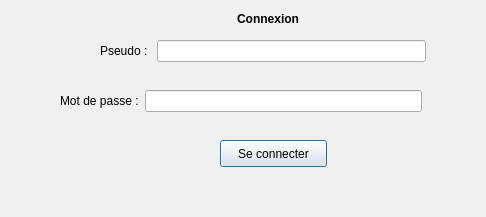
<?xml version="1.0" encoding="UTF-8"?>
<ui version="4.0">
 <class>DialogConnexion</class>
 <widget class="QDialog" name="DialogConnexion">
  <property name="windowModality">
   <enum>Qt::NonModal</enum>
  </property>
  <property name="geometry">
   <rect>
    <x>0</x>
    <y>0</y>
    <width>486</width>
    <height>217</height>
   </rect>
  </property>
  <property name="maximumSize">
   <size>
    <width>550</width>
    <height>250</height>
   </size>
  </property>
  <property name="windowTitle">
   <string>Connexion</string>
  </property>
  <property name="modal">
   <bool>true</bool>
  </property>
  <widget class="QLabel" name="labelConnexion">
   <property name="geometry">
    <rect>
     <x>230</x>
     <y>10</y>
     <width>76</width>
     <height>17</height>
    </rect>
   </property>
   <property name="font">
    <font>
     <weight>75</weight>
     <bold>true</bold>
    </font>
   </property>
   <property name="text">
    <string>Connexion</string>
   </property>
   <property name="alignment">
    <set>Qt::AlignCenter</set>
   </property>
  </widget>
  <widget class="QPushButton" name="boutonSeConnecter">
   <property name="geometry">
    <rect>
     <x>220</x>
     <y>140</y>
     <width>107</width>
     <height>27</height>
    </rect>
   </property>
   <property name="text">
    <string>Se connecter</string>
   </property>
   <property name="autoDefault">
    <bool>true</bool>
   </property>
  </widget>
  <widget class="QWidget" name="layoutWidget">
   <property name="geometry">
    <rect>
     <x>100</x>
     <y>40</y>
     <width>326</width>
     <height>31</height>
    </rect>
   </property>
   <layout class="QFormLayout" name="formLayout">
    <property name="labelAlignment">
     <set>Qt::AlignCenter</set>
    </property>
    <item row="0" column="0">
     <widget class="QLabel" name="labelPseudo">
      <property name="enabled">
       <bool>true</bool>
      </property>
      <property name="text">
       <string>Pseudo : </string>
      </property>
     </widget>
    </item>
    <item row="0" column="1">
     <widget class="QLineEdit" name="valPseudo"/>
    </item>
   </layout>
  </widget>
  <widget class="QWidget" name="layoutWidget">
   <property name="geometry">
    <rect>
     <x>60</x>
     <y>90</y>
     <width>362</width>
     <height>31</height>
    </rect>
   </property>
   <layout class="QFormLayout" name="formLayout_2">
    <property name="formAlignment">
     <set>Qt::AlignHCenter|Qt::AlignTop</set>
    </property>
    <item row="0" column="0">
     <widget class="QLabel" name="labelMdp">
      <property name="text">
       <string>Mot de passe :</string>
      </property>
     </widget>
    </item>
    <item row="0" column="1">
     <widget class="QLineEdit" name="valMdp"/>
    </item>
   </layout>
  </widget>
 </widget>
 <resources/>
 <connections/>
</ui>
